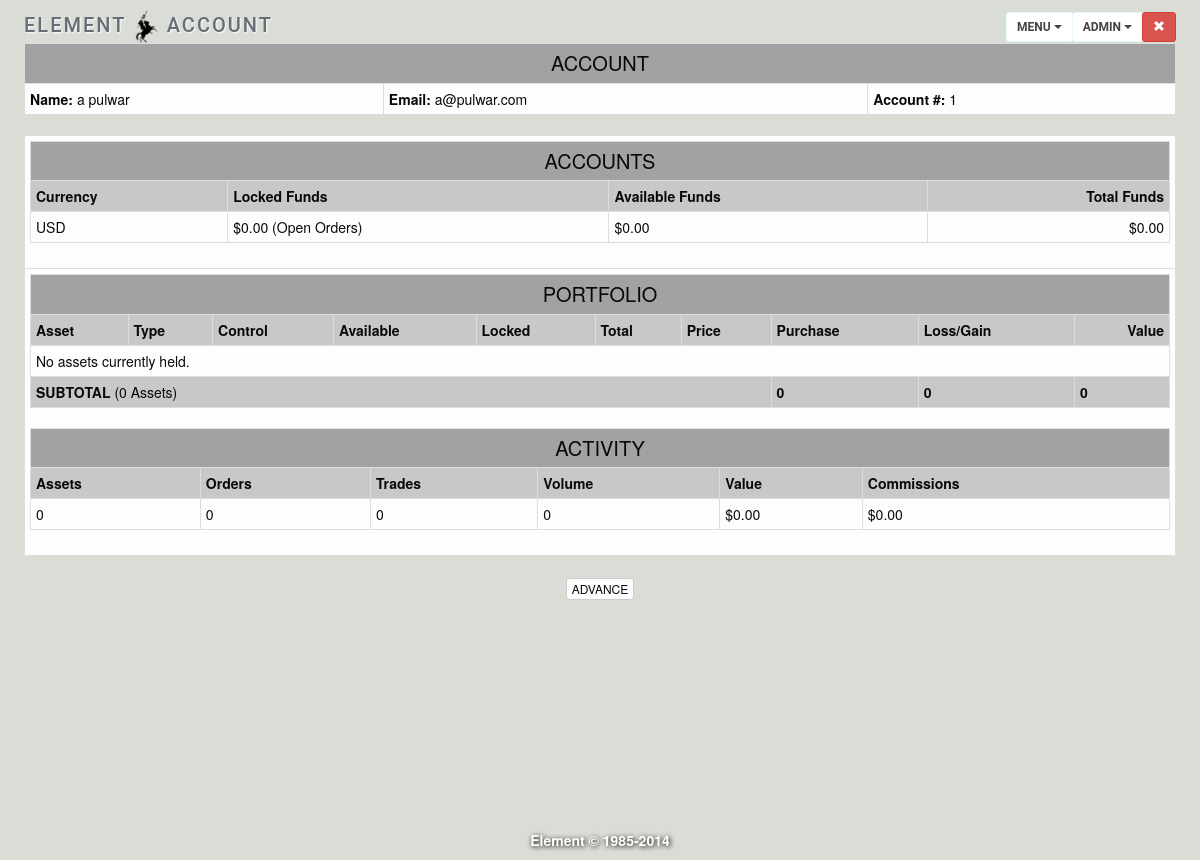
The app's page /account.php (signed in) with its own data.
### tables this page shows
CREATE TABLE IF NOT EXISTS `users` (
  `id` int(10) NOT NULL AUTO_INCREMENT COMMENT 'user id',
  `email` varchar(63) NOT NULL,
  `fname` varchar(63) NOT NULL,
  `lname` varchar(63) NOT NULL,
  `birth` date NOT NULL,
  `address` varchar(63) NOT NULL,
  `city` varchar(63) NOT NULL,
  `region` varchar(63) NOT NULL,
  `zip` int(20) NOT NULL,
  `phone` int(20) NOT NULL,
  `question` varchar(63) NOT NULL,
  `answer` varchar(63) NOT NULL,
  `password` char(128) NOT NULL,
  `registered` timestamp NOT NULL DEFAULT CURRENT_TIMESTAMP,
  `last_login` timestamp NULL DEFAULT NULL,
  `ip` varchar(15) NOT NULL,
  `fails` int(1) NOT NULL DEFAULT '0' COMMENT 'failed login attempts',
  `active` int(1) NOT NULL DEFAULT '0' COMMENT '0 inactive or 1 active',
  PRIMARY KEY (`id`)
);

### public_html/account.php (called while the page is built, shortened)
<?php
require("../includes/config.php");
$id = $_SESSION["id"];
$bidLocked = query("SELECT SUM(amount) AS total FROM ledger WHERE (user=? AND symbol=? AND category=?)", $id, $unittype, 'locked');
$bidLocked = getPrice($bidLocked[0]["total"]);
if($bidLocked==null){$bidLocked=0;}
$purchaseprice = query("SELECT SUM(price) AS purchaseprice FROM portfolio WHERE id = ?", $_SESSION["id"]);
$purchaseprice = getPrice($purchaseprice[0]["purchaseprice"]);
$portfolioTotal=0;
$portfolio = [];
$notifications = query("SELECT * FROM notification WHERE (id =? AND status='1')", $id);
    $countQ = query("SELECT COUNT(uid) AS total FROM orderbook WHERE id=?", $id);
$count["orders"] = $countQ[0]["total"];
    $countQ = query("SELECT COUNT(uid) AS total, SUM(total) AS value, SUM(quantity) AS volume FROM trades WHERE ((type='limit' or type='market') AND (buyer=? OR seller=?))", $id, $id);
$count["trades"] = $countQ[0]["total"];
$count["value"] = getPrice($countQ[0]["value"]);
$count["volume"] = $countQ[0]["volume"];
    $countQ = query("SELECT COUNT(symbol) AS total FROM portfolio WHERE id=?", $id);
$count["assets"] = $countQ[0]["total"];
    $countQ = query("SELECT SUM(commission) AS commission FROM trades WHERE seller=? AND (type='limit' OR type='market')", $id);
$count["commission"] = getPrice($countQ[0]["commission"]);
render("account_form.php", ["title" => "Account", "count" => $count, "notifications" => $notifications, "portfolio" => $portfolio, "portfolioTotal" => $portfolioTotal, "purchaseprice" => $purchaseprice, "bidLocked" => $bidLocked]);
?>

### includes/constants.php (called while the page is built, shortened)
<?php
$unittype = "USD";
$unitsymbol = "$";
$decimalplaces = 2;
?>

### includes/functions_exchange.php (called while the page is built, shortened)
<?php
function getPrice($price)
{
    require 'constants.php';
    $price = $price / 1000;
    return ($price);
}
?>

### templates/account_form.php (the view, shortened to what this page needs)
<table class="table table-striped table-condensed table-bordered" >
    <tr  class="success">
        <td colspan="3" style="font-size:20px; text-align: center;">ACCOUNT</td>
    </tr>
    <tr>
        <td><strong>Name: </strong><?php echo(htmlspecialchars($fname . " " . $lname)); ?></td>
        <td><strong>Email: </strong><?php echo(htmlspecialchars($email)); ?></td>
        <td><span style="text-align:right"><strong>Account #: </strong><?php echo(number_format($id, 0, '.', '')); ?></span></td>
    </tr>
</table>
<table class="table table-striped table-condensed table-bordered" >
    <tr>
        <td colspan="2">
            <table class="table table-condensed  table-bordered" >
                <tr  class="success">
                    <td colspan="8" style="font-size:20px; text-align: center;">ACCOUNTS</td>
                </tr>
                <tr   class="active">
                    <th>Currency</th>
                    <th>Locked Funds</th>
                    <th>Available Funds</th>
                    <th><div style="text-align:right">Total Funds</div></th>
                </tr>
                <tr>
                    <td><?php echo(strtoupper($unittype))  ?></td></td>
                    <td><?php echo("<form action='orders.php' method='post'><span class='nobutton'><button type='submit' name='side' value='b'>" . $unitsymbol . number_format($bidLocked,$decimalplaces,".",",") . " (Open Orders)</button></span></form>"); ?></td>
                    <td><?php echo($unitsymbol . number_format($units,$decimalplaces,".",",")) ?></td>
                    <td><div style="text-align:right"><?php echo($unitsymbol . number_format(($units+$bidLocked),$decimalplaces,".",",")) ?></div></td>
                </tr>
            </table>
        </td></tr><tr><td colspan="2">
            <table class="table table-striped table-condensed table-bordered" >
                <tr class="success">
                    <td colspan="10" style="font-size:20px; text-align: center;">PORTFOLIO</td>
                </tr>
                <tr  class="active">
                    <th>Asset</th>
                    <th>Type</th>
                    <th>Control</th>
                    <th>Available</th>
                    <th><span class='nobutton'><form action='orders.php' method='post'><button type='submit' name='side' value='a'><b>Locked</b></button></form></span></th>
                    <th>Total</th>
                    <th>Price</th>
                    <th>Purchase</th>
                    <th>Loss/Gain</th>
                    <th><div style="text-align:right">Value</div></th>
                </tr>
                <?php $i = 0;
                if ($i == 0) {
                    echo("<tr><td colspan='10'>No assets currently held.</td></tr>");
                    ?>
                    <tr  class="active">
                        <td colspan="7"><strong>SUBTOTAL</strong> (<?php echo($i); ?> Assets)</td>
                        <td><strong>0</strong></td>
                        <td><strong>0</strong></td>
                        <td><strong>0</strong></td>
                    </tr>
                <?php
                }
                ?>
            </table>
            <table class="table table-striped table-condensed table-bordered" >
                <tr class="success">
                    <td colspan="6" style="font-size:20px; text-align: center;">ACTIVITY</td>
                </tr>
                <tr class="active">
                    <th>Assets</th>
                    <th>Orders</th>
                    <th>Trades</th>
                    <th>Volume</th>
                    <th>Value</th>
                    <th>Commissions</th>
                </tr>
                <tr>
                    <td><?php echo(number_format($count["assets"], 0, '.', ',')); ?></td>
                    <td><?php echo(number_format($count["orders"], 0, '.', ',')); ?></td>
                    <td><?php echo(number_format($count["trades"], 0, '.', ',')); ?></td>
                    <td><?php echo(number_format($count["volume"], 0, '.', ',')); ?></td>
                    <td><?php echo($unitsymbol . number_format($count["value"], $decimalplaces, '.', ',')); ?></td>
                    <td><?php echo($unitsymbol . number_format($count["commission"], $decimalplaces, '.', ',')); ?></td>
                </tr>
            </table>
        </td>
    </tr>
<button type="button" class="btn btn-default btn-xs" data-toggle="modal" data-target="#ADVANCE">ADVANCE</button>

### templates/header.php (style rules this page uses)
.table { margin-bottom:0; }

### templates/account_form.php (style rules this page uses)
.nobutton button { padding:0; font-weight: 100; border:0; background:transparent; }

### records on screen
users: fname+lname "a pulwar", email "a@pulwar.com", id "1"

### other values on screen
$sitename "ELEMENT"
$title "ACCOUNT"
$unittype "USD"
$unitsymbol "$"
$bidLocked "0.00"
$units "0.00"
$units+$bidLocked "0.00"
$i "0"
$count["assets"] "0"
$count["orders"] "0"
$count["trades"] "0"
$count["volume"] "0"
$count["value"] "0.00"
$count["commission"] "0.00"
$sitename "Element"
